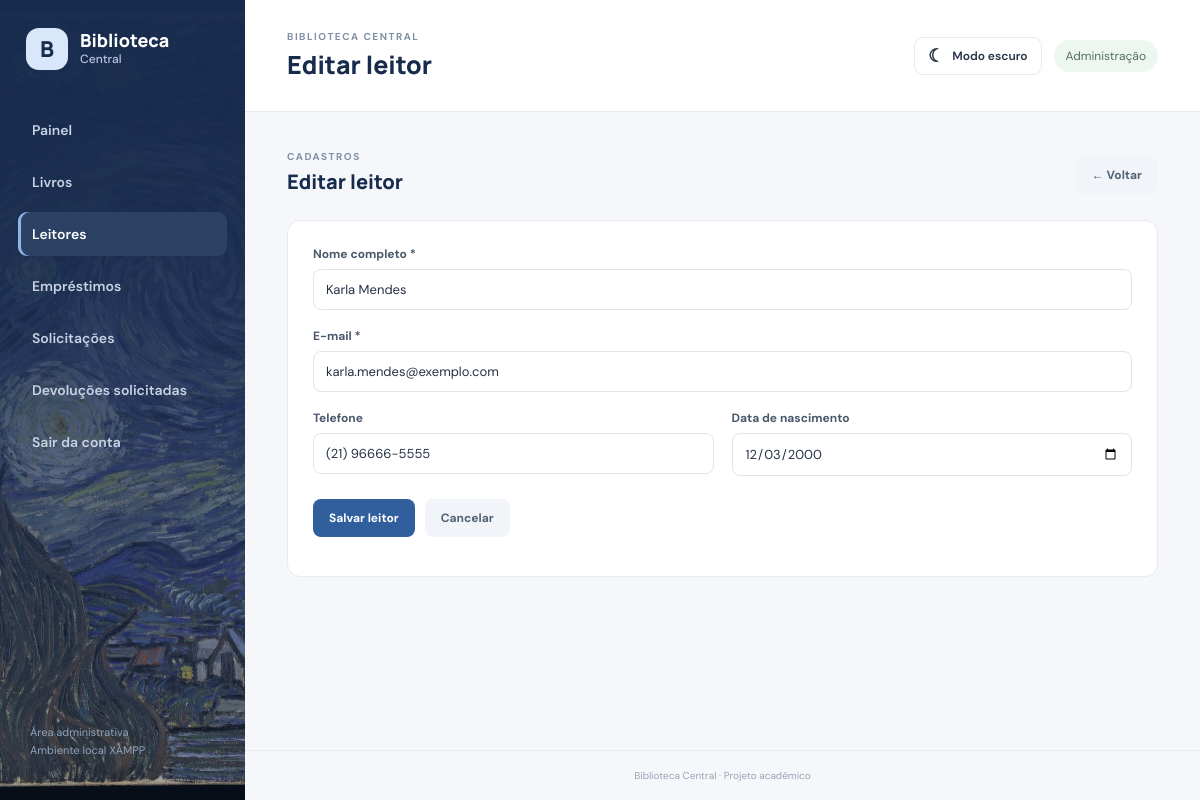
Page /biblioteca_central_sistema/usuarios/formulario.php?id=3 (signed in) on the committed database.
### tables this page shows
CREATE TABLE `usuario` (
  `id_usuario` int(11) NOT NULL,
  `nome` varchar(150) NOT NULL,
  `email` varchar(255) NOT NULL,
  `telefone` varchar(30) DEFAULT NULL,
  `data_nascimento` date DEFAULT NULL,
  `ativo` tinyint(1) NOT NULL DEFAULT 1
);

### biblioteca_central_sistema/usuarios/formulario.php (the view, shortened to what this page needs)
<?php
require_once __DIR__ . '/../config/conexao.php';
$id = isset($_GET['id']) ? (int)$_GET['id'] : 0;
$usuario = ['nome'=>'','email'=>'','telefone'=>'','data_nascimento'=>''];
if ($id) {
    $st=$pdo->prepare("SELECT * FROM usuario WHERE id_usuario=?"); $st->execute([$id]); $usuario=$st->fetch();
}
?>
<div class="section-heading"><div><span class="eyebrow">CADASTROS</span><h2><?= $id?'Editar leitor':'Novo leitor' ?></h2></div><a class="button button-ghost" href="index.php">← Voltar</a></div>
<div class="panel form-panel"><form method="post" action="salvar.php" class="form-grid">
<label class="field field-wide">Nome completo *<input name="nome" required maxlength="150" value="<?= e($usuario['nome']) ?>"></label>
<label class="field field-wide">E-mail *<input type="email" name="email" required maxlength="255" value="<?= e($usuario['email']) ?>"></label>
<label class="field">Telefone<input name="telefone" maxlength="30" value="<?= e($usuario['telefone']) ?>"></label>
<label class="field">Data de nascimento<input type="date" name="data_nascimento" value="<?= e($usuario['data_nascimento']) ?>"></label>
<div class="form-actions field-wide"><button class="button button-primary">Salvar leitor</button><a class="button button-ghost" href="index.php">Cancelar</a></div>
</form></div>

### biblioteca_central_sistema/assets/css/style.css (style rules this page uses)
* { box-sizing: border-box; }
body { margin: 0; background: var(--bg); color: var(--ink); font-family: "DM Sans",Arial,sans-serif; font-size: 14px; }
.eyebrow { font-size: 10px; letter-spacing: 1.5px; color: #8290a4; font-weight: 700; }
.stat-card,.panel,.quick-card { background: #fff; border: 1px solid var(--line); border-radius: 13px; }
.section-heading { display: flex; justify-content: space-between; align-items: center; gap: 16px; margin: 4px 0 20px; }
.section-heading h2 { font: 800 20px Manrope; color: var(--navy); margin: 5px 0; }
.button { display: inline-flex; align-items: center; justify-content: center; border: 0; border-radius: 8px; padding: 11px 16px; text-decoration: none; font: 700 12px "DM Sans"; cursor: pointer; white-space: nowrap; }
.button-primary { background: var(--blue); color: #fff; }
.button-ghost { background: #f1f4f8; color: #526176; }
.search-bar input,.field input,.field select { width: 100%; border: 1px solid #dfe5ed; border-radius: 8px; padding: 11px 12px; background: #fff; color: var(--ink); font: 13px "DM Sans"; outline: none; }
.form-panel { padding: 25px; }
.form-grid { display: grid; grid-template-columns: repeat(2,minmax(0,1fr)); gap: 18px; }
.field { display: flex; flex-direction: column; gap: 7px; font-weight: 700; font-size: 12px; color: #4a586c; }
.field-wide { grid-column: 1/-1; }
.form-actions { display: flex; gap: 10px; padding-top: 5px; }

### rows in the picture
usuario: nome "Karla Mendes", email "karla.mendes@exemplo.com", telefone "(21) 96666-5555", data_nascimento "12/03/2000"

### other values in the picture
$nome "Painel"
$nome "Livros"
$nome "Leitores"
$nome "Empréstimos"
$nome "Solicitações"
$nome "Devoluções solicitadas"
$titulo "Editar leitor"
